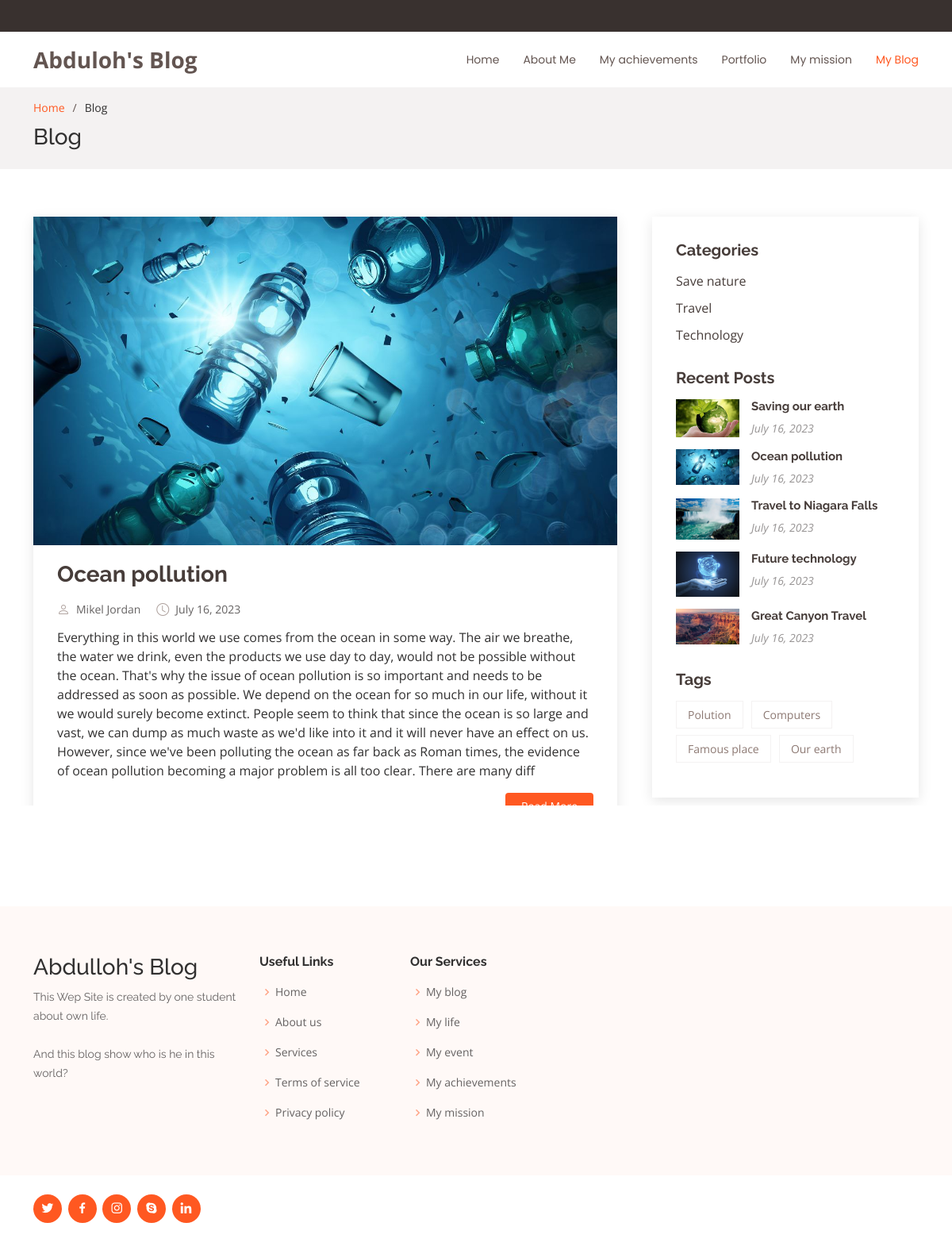
The page /blog_tag/9/ on the database its author committed.
### app1/models.py (models this page shows, shortened)
class Blog(models.Model):
    author=models.ForeignKey(Author,on_delete=models.SET_NULL,null=True,blank=True)
    img=models.FileField(upload_to='blog-img')
    title=models.CharField(max_length=250)
    text=models.TextField()
    date=models.DateField(auto_now=True)
    category=models.ForeignKey(Category, on_delete=models.SET_NULL,null=True,blank=True)
    tag=models.ForeignKey(Tags,on_delete=models.SET_NULL, null=True,blank=True)

class Author(models.Model):
    full_name=models.CharField(max_length=100,default='Unknown')
    birth_year=models.DateField()
    your_status=models.CharField(max_length=200,default='Nothing is impossible in life.')
    img=models.FileField(upload_to='blog-img',default=None, blank=True, null=True)
    def __str__(self):
        return self.full_name

class Category(models.Model):
    title=models.CharField(max_length=50)

class Tags(models.Model):
    title=models.CharField(max_length=50)

### app1/views.py (the view)
# urls.py: path('blog_tag/<int:a>/',blog_tag)
def blog_tag(request,a):
    t=Tags.objects.get(id=a)
    data = {
        "Blog_filter": Blog.objects.filter(tag=t),
        "Categories": Category.objects.all(),
        'Blog_recent': Blog.objects.all().order_by('-date')[:5],
        "Tag": Tags.objects.all(),
    }
    return render(request,"blog-tag.html",data)

### templates/blog-tag.html (shortened to what this page needs)
<!DOCTYPE html>
<html lang="en">
<head>
  {% load static %}
  <link href="{% static 'assets/vendor/aos/aos.css'%}" rel="stylesheet">
  <link href="{% static 'assets/vendor/bootstrap/css/bootstrap.min.css'%}" rel="stylesheet">
  <link href="{% static 'assets/vendor/bootstrap-icons/bootstrap-icons.css'%}" rel="stylesheet">
  <link href="{% static 'assets/vendor/boxicons/css/boxicons.min.css'%}" rel="stylesheet">
  <link href="{% static 'assets/vendor/glightbox/css/glightbox.min.css'%}" rel="stylesheet">
  <link href="{% static 'assets/vendor/swiper/swiper-bundle.min.css'%}" rel="stylesheet">
  <link href="{% static 'assets/css/style.css'%}" rel="stylesheet">
</head>
<body>
  <section id="topbar" class="d-flex align-items-center">
  </section>
  <header id="header" class="d-flex align-items-center">
    <div class="container d-flex align-items-center justify-content-between">
      <div class="logo">
        <h1><a href="index.html">Abduloh's Blog</a></h1>
      </div>
      <nav id="navbar" class="navbar">
        <ul>
          <li><a class="nav-link scrollto " href="/index/">Home</a></li>
          <li><a class="nav-link scrollto" href="/index/#about">About Me</a></li>
          <li><a class="nav-link scrollto" href="/index/#achievements">My achievements</a></li>
          <li><a class="nav-link scrollto " href="/index/#portfolio">Portfolio</a></li>
          <li><a class="nav-link scrollto" href="/index/#mission">My mission</a></li>
          <li><a class="active"  href="/blog/">My Blog</a></li>
        </ul>
      </nav>
    </div>
  </header>
  <main id="main">
    <section id="breadcrumbs" class="breadcrumbs">
      <div class="container">
        <ol>
          <li><a href="/index/">Home</a></li>
          <li>Blog</li>
        </ol>
        <h2>Blog</h2>
      </div>
    </section>
    <section id="blog" class="blog">
      <div class="container" data-aos="fade-up">
        <div class="row">
          <div class="col-lg-8 entries">
            {% for i in Blog_filter %}
            <article class="entry">
              <div class="entry-img">
                <img src="{{i.img.url}}" alt="" class="img-fluid">
              </div>
              <h2 class="entry-title">
                <a href="/blog-single/{{i.id}}/">{{i.title}}</a>
              </h2>
              <div class="entry-meta">
                <ul>
                  <li class="d-flex align-items-center"><i class="bi bi-person"></i> <a href="/blog-single/{{i.id}}/">{{i.author}}</a></li>
                  <li class="d-flex align-items-center"><i class="bi bi-clock"></i> <a href="/blog-single/{{i.id}}/"><time datetime="2020-01-01">{{i.date}}</time></a></li>
                </ul>
              </div>
              <div class="entry-content">
                <p>
                  {{i.text |slice:":700"}}
                </p>
                <div class="read-more">
                  <a href="/blog-single/{{i.id}}/">Read More</a>
                </div>
              </div>
            </article>
            {% endfor %}
          </div>
          <div class="col-lg-4">
            <div class="sidebar">
              <h3 class="sidebar-title">Categories</h3>
              <div class="sidebar-item categories">
                <ul>
                  {% for category in Categories %}
                  <li><a href="/blog_filter/{{category.id}}/">{{category.title}}</a></li>
                  {% endfor %}
                </ul>
              </div>
              <h3 class="sidebar-title">Recent Posts</h3>
              <div class="sidebar-item recent-posts">
                {% for i in Blog_recent %}
                <div class="post-item clearfix">
                  <img src="{{i.img.url}}" alt="">
                  <h4><a href="/blog-single/{{i.id}}/">{{i.title}}</a></h4>
                  <time datetime="2020-01-01">{{i.date}}</time>
                </div>
                {% endfor %}
              </div>
              <h3 class="sidebar-title">Tags</h3>
              <div class="sidebar-item tags">
                <ul>
                  {% for i in Tag %}
                  <li><a href="/blog_tag/{{i.id}}/">{{i.title}}</a></li>
                  {% endfor %}
                </ul>
              </div>
            </div>
          </div>
        </div>
      </div>
    </section>
  </main>
  <footer id="footer">
    <div class="footer-top">
      <div class="container">
        <div class="row">
          <div class="col-lg-3 col-md-6 footer-contact">
            <h3>Abdulloh's Blog</h3>
            <p>
              This Wep Site is created by one student about own life.<br><br>And this blog show who is he in this world?
            </p>
          </div>
          <div class="col-lg-2 col-md-6 footer-links">
            <h4>Useful Links</h4>
            <ul>
              <li><i class="bx bx-chevron-right"></i> <a href="#">Home</a></li>
              <li><i class="bx bx-chevron-right"></i> <a href="#">About us</a></li>
              <li><i class="bx bx-chevron-right"></i> <a href="#">Services</a></li>
              <li><i class="bx bx-chevron-right"></i> <a href="#">Terms of service</a></li>
              <li><i class="bx bx-chevron-right"></i> <a href="#">Privacy policy</a></li>
            </ul>
          </div>
          <div class="col-lg-3 col-md-6 footer-links">
            <h4>Our Services</h4>
            <ul>
              <li><i class="bx bx-chevron-right"></i> <a href="#">My blog </a></li>
              <li><i class="bx bx-chevron-right"></i> <a href="#">My life</a></li>
              <li><i class="bx bx-chevron-right"></i> <a href="#">My event</a></li>
              <li><i class="bx bx-chevron-right"></i> <a href="#">My achievements</a></li>
              <li><i class="bx bx-chevron-right"></i> <a href="#">My mission</a></li>
            </ul>
          </div>
        </div>
      </div>
    </div>
    <div class="container d-lg-flex py-4">
      <div class="social-links text-center text-lg-right pt-3 pt-lg-0">
        <a href="#" class="twitter"><i class="bx bxl-twitter"></i></a>
        <a href="#" class="facebook"><i class="bx bxl-facebook"></i></a>
        <a href="#" class="instagram"><i class="bx bxl-instagram"></i></a>
        <a href="#" class="google-plus"><i class="bx bxl-skype"></i></a>
        <a href="#" class="linkedin"><i class="bx bxl-linkedin"></i></a>
      </div>
    </div>
  </footer>
</body>
</html>

### rows shown on the page
Blog: img (picture), title "Ocean pollution", author "Mikel Jordan", date "July 16, 2023", text "Everything in this world we use comes from the ocean in some way. The air we breathe, the water we drink, even the products we use day to day, would not be possible without the ocean. That's why the issue of ocean pollution is so important and needs to be addressed as soon as possible. We depend on the ocean for so much in our life, without it we would surely become extinct. People seem to think that since the ocean is so large and vast, we can dump as much waste as we'd like into it and it will never have an effect on us. However, since we've been polluting the ocean as far back as Roman times, the evidence of ocean pollution becoming a major problem is all too clear. There are many diff"
Category: title "Save nature"
Category: title "Travel"
Category: title "Technology"
Blog: img (picture), title "Saving our earth", date "July 16, 2023"
Blog: img (picture), title "Travel to Niagara Falls", date "July 16, 2023"
Blog: img (picture), title "Future technology", date "July 16, 2023"
Blog: img (picture), title "Great Canyon Travel", date "July 16, 2023"
Tags: title "Polution"
Tags: title "Computers"
Tags: title "Famous place"
Tags: title "Our earth"
